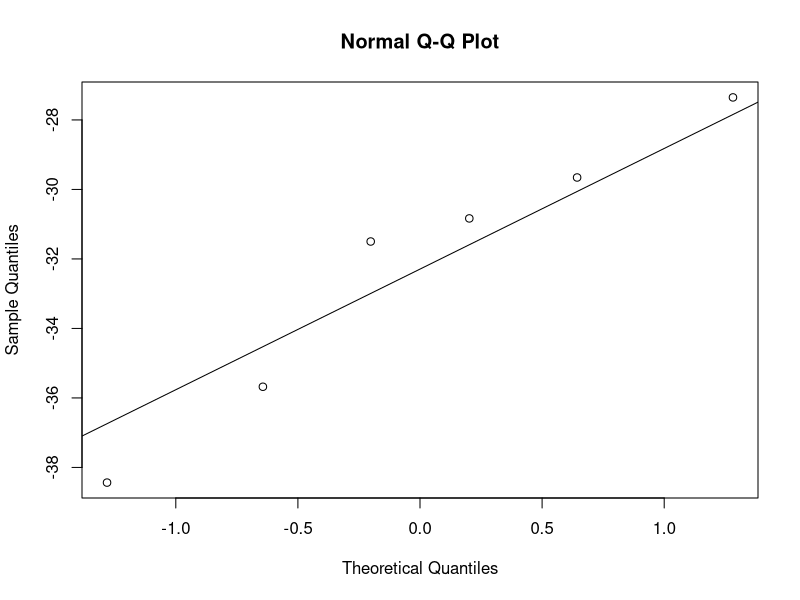
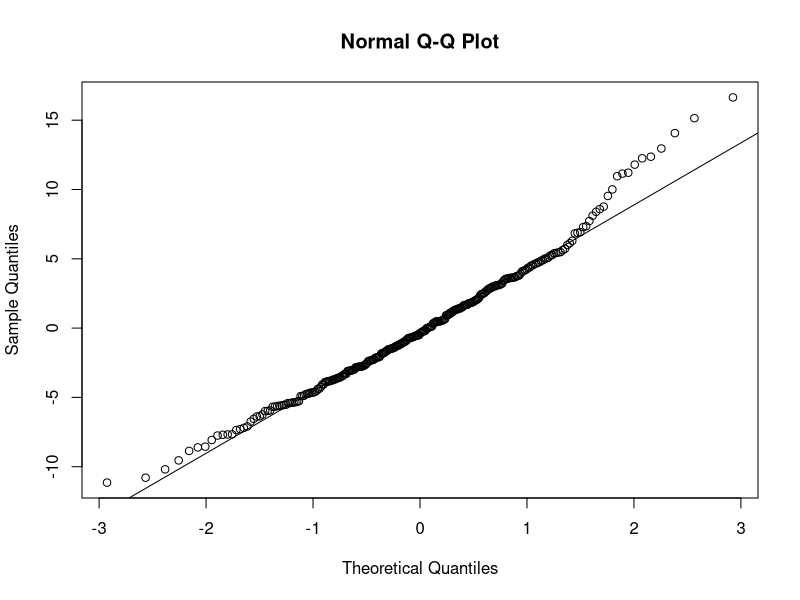
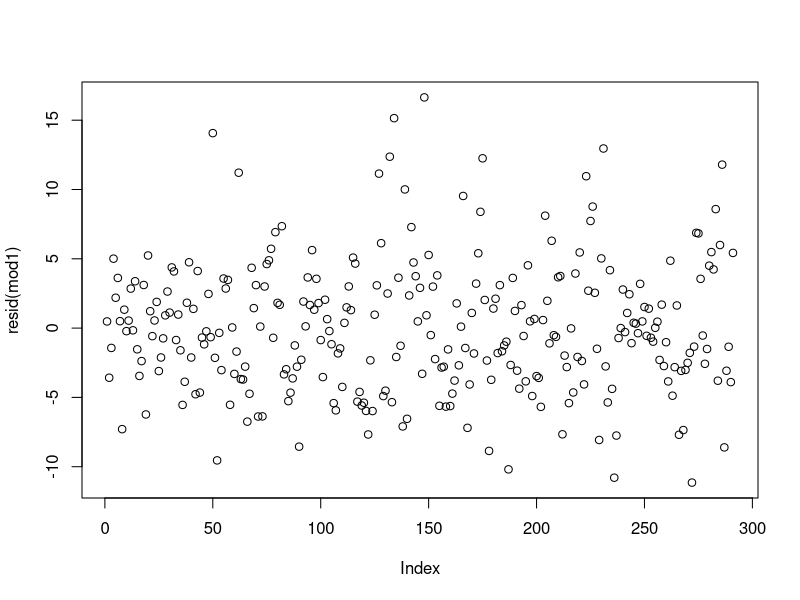
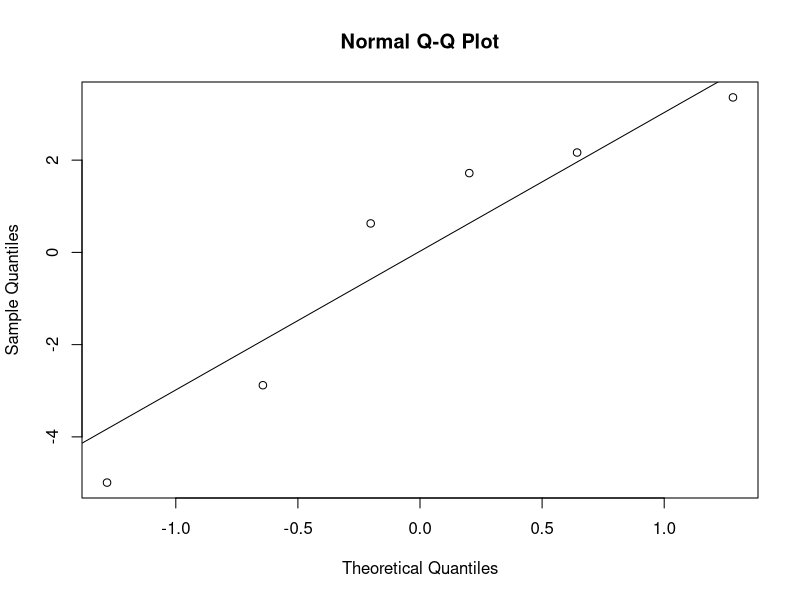
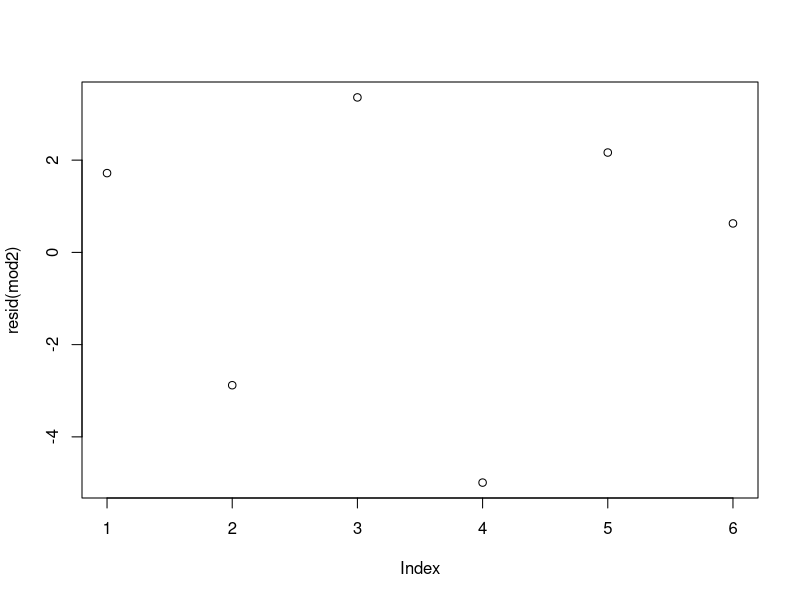

R code for these plots, in order:
### Basic statistical analysis ###
## Global decomposition dataset
# Bradford, Mark A. et al. (2018). Data from: A test of the hierarchical model of litter decomposition [Dataset]. Dryad. https://doi.org/10.5061/dryad.c44h0

library(here)
library(tidyverse)
library(coin)

####################
### Read in data ###
####################
### Decomposition data
dat <- read.csv(here("data", "BradfordVeenLitDecompDATA.csv"))

####################
### Data summary ###
####################
### Mean & standard deviation by site and litter type
sdat <- dat %>% group_by(Site, Lit, Tea) %>%
  summarize(across(Temp1:LitFinCN, list(n = ~sum(!is.na(.)),
                                        mean = ~mean(., na.rm = TRUE),
                                        sd = ~sd(., na.rm = TRUE))))

#########################
### Statistical tests ###
#########################
### t-test: Compare two means

## In the Bradford dataset, the litter and tea types are all incubated at each site, so the observations are paired. We will account for that non-independence using a paired t-test.
##
# 1) Move paired observations of decomp rate for red and green tea into two columns
# 2) Calculate difference in decomposition rate for red & green tea in each quadrat
# 3) Site-level means. We could make use of the replicates within sites, but that would require a more complex model. We'll keep it simple here.

ptdat <- dat %>% select(c(Site, Quadrat, Tea, STeaLoss)) %>%
                 pivot_wider(names_from = Tea, values_from = STeaLoss) %>%
                 mutate(diffs = Red - Green) %>%
                 group_by(Site) %>%
                 summarize(across(Green:diffs, list(n = ~sum(!is.na(.)),
                                                  mean = ~mean(., na.rm = TRUE),
                                                  sd = ~sd(., na.rm = TRUE))))

## Check assumptions of paired t-test
# Normality of differences using normal probability plot
qqnorm(ptdat$diffs_mean)
qqline(ptdat$diffs_mean)
# (Difficult to assess with only 6 observations)

t.test(ptdat$Red_mean, ptdat$Green_mean, paired = TRUE, alternative = "two.sided")
  
## Alternatively, use a resampling (bootstrap) approach
#resampling test for paired differences from coin package
coin::wilcoxsign_test(ptdat$Red_mean ~ ptdat$Green_mean, distribution="exact")

### ANOVA: Compare means across two or more groups ###
# Visualize the data first
site.pl <- dat %>% ggplot(aes(x = Site, y = STeaLoss, fill = Tea)) +
                   geom_boxplot()

# Note that the model below is too simple for the paired design of the Bradford dataset. Code is provided for example purposes only.

mod1 <- lm(STeaLoss ~ Site*Tea, data = dat)
 
## Check assumptions on residuals 
# Normality of residuals using normal probability plot
qqnorm(resid(mod1))
qqline(resid(mod1))

# Homogeneity of variances
plot(resid(mod1))

## Results
summary(mod1)
anova(mod1)

## Tukey's post-hoc test to determine which groups differ
mod1.aov <- aov(STeaLoss ~ Site*Tea, data = dat)
mod1.tuk <- TukeyHSD(mod1.aov, conf.level=0.95)

### Regression: linear relationship between two variables ###
# Note this code is provided for demonstration. n=6 is insufficient for regression analysis.
# First plot the data
temp.pl <- sdat %>% filter(Tea == "Green") %>%
                     ggplot(aes(x = Temp2_mean, y = STeaLoss_mean)) +
                     geom_point()
# linearity ok... 

## Simple linear regression
mod2 <- sdat %>% filter(Tea == "Red") %>%
        lm(STeaLoss_mean ~ Temp2_mean, data = .)

## Check remaining assumptions on residuals
# Normality
qqnorm(resid(mod2))
qqline(resid(mod2))

# Homogeneity of variances
plot(resid(mod2))

## Results
summary(mod2)


#################  
### Exercises ###
#################
## 1) Is there a difference in decomposition rate between the two types of leaf litter incubated at each site?

## 2) Is there evidence for a relationship between leaf litter decomposition and temperature.
